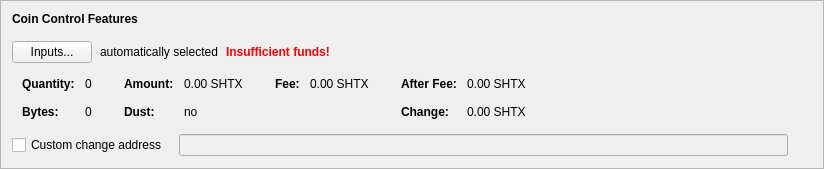
      <widget class="QFrame" name="frameCoinControl">
       <property name="sizePolicy">
        <sizepolicy hsizetype="Preferred" vsizetype="Fixed">
         <horstretch>0</horstretch>
         <verstretch>0</verstretch>
        </sizepolicy>
       </property>
       <property name="frameShape">
        <enum>QFrame::StyledPanel</enum>
       </property>
       <property name="frameShadow">
        <enum>QFrame::Raised</enum>
       </property>
       <layout class="QVBoxLayout" name="verticalLayout_4">
        <item>
         <layout class="QVBoxLayout" name="verticalLayoutCoinControl" stretch="0,0,0,0,0">
          <property name="spacing">
           <number>0</number>
          </property>
          <property name="sizeConstraint">
           <enum>QLayout::SetDefaultConstraint</enum>
          </property>
          <property name="leftMargin">
           <number>0</number>
          </property>
          <property name="topMargin">
           <number>0</number>
          </property>
          <item>
           <layout class="QHBoxLayout" name="horizontalLayoutCoinControl1">
            <property name="bottomMargin">
             <number>15</number>
            </property>
            <item>
             <widget class="QLabel" name="labelCoinControlFeatures">
              <property name="sizePolicy">
               <sizepolicy hsizetype="Preferred" vsizetype="Maximum">
                <horstretch>0</horstretch>
                <verstretch>0</verstretch>
               </sizepolicy>
              </property>
              <property name="font">
               <font>
                <weight>75</weight>
                <bold>true</bold>
               </font>
              </property>
              <property name="styleSheet">
               <string notr="true">font-weight:bold;</string>
              </property>
              <property name="text">
               <string>Coin Control Features</string>
              </property>
             </widget>
            </item>
           </layout>
          </item>
          <item>
           <layout class="QHBoxLayout" name="horizontalLayoutCoinControl2" stretch="0,0,0,0">
            <property name="spacing">
             <number>8</number>
            </property>
            <property name="bottomMargin">
             <number>10</number>
            </property>
            <item>
             <widget class="QPushButton" name="pushButtonCoinControl">
              <property name="styleSheet">
               <string notr="true"/>
              </property>
              <property name="text">
               <string>Inputs...</string>
              </property>
              <property name="autoDefault">
               <bool>false</bool>
              </property>
             </widget>
            </item>
            <item>
             <widget class="QLabel" name="labelCoinControlAutomaticallySelected">
              <property name="text">
               <string>automatically selected</string>
              </property>
              <property name="margin">
               <number>5</number>
              </property>
             </widget>
            </item>
            <item>
             <widget class="QLabel" name="labelCoinControlInsuffFunds">
              <property name="font">
               <font>
                <weight>75</weight>
                <bold>true</bold>
               </font>
              </property>
              <property name="styleSheet">
               <string notr="true">color:red;font-weight:bold;</string>
              </property>
              <property name="text">
               <string>Insufficient funds!</string>
              </property>
              <property name="margin">
               <number>5</number>
              </property>
             </widget>
            </item>
            <item>
             <spacer name="horizontalSpacerCoinControl">
              <property name="orientation">
               <enum>Qt::Horizontal</enum>
              </property>
              <property name="sizeHint" stdset="0">
               <size>
                <width>40</width>
                <height>1</height>
               </size>
              </property>
             </spacer>
            </item>
           </layout>
          </item>
          <item>
           <widget class="QWidget" name="widgetCoinControl" native="true">
            <property name="sizePolicy">
             <sizepolicy hsizetype="Preferred" vsizetype="Preferred">
              <horstretch>0</horstretch>
              <verstretch>0</verstretch>
             </sizepolicy>
            </property>
            <property name="minimumSize">
             <size>
              <width>0</width>
              <height>0</height>
             </size>
            </property>
            <property name="styleSheet">
             <string notr="true"/>
            </property>
            <layout class="QHBoxLayout" name="horizontalLayoutCoinControl5">
             <property name="leftMargin">
              <number>0</number>
             </property>
             <property name="topMargin">
              <number>0</number>
             </property>
             <property name="rightMargin">
              <number>0</number>
             </property>
             <property name="bottomMargin">
              <number>0</number>
             </property>
             <item>
              <layout class="QHBoxLayout" name="horizontalLayoutCoinControl3" stretch="0,0,0,1">
               <property name="spacing">
                <number>20</number>
               </property>
               <property name="topMargin">
                <number>0</number>
               </property>
               <property name="bottomMargin">
                <number>10</number>
               </property>
               <item>
                <layout class="QFormLayout" name="formLayoutCoinControl1">
                 <property name="horizontalSpacing">
                  <number>10</number>
                 </property>
                 <property name="verticalSpacing">
                  <number>14</number>
                 </property>
                 <property name="leftMargin">
                  <number>10</number>
                 </property>
                 <property name="topMargin">
                  <number>4</number>
                 </property>
                 <property name="rightMargin">
                  <number>6</number>
                 </property>
                 <item row="0" column="0">
                  <widget class="QLabel" name="labelCoinControlQuantityText">
                   <property name="font">
                    <font>
                     <weight>75</weight>
                     <bold>true</bold>
                    </font>
                   </property>
                   <property name="text">
                    <string>Quantity:</string>
                   </property>
                   <property name="margin">
                    <number>0</number>
                   </property>
                  </widget>
                 </item>
                 <item row="0" column="1">
                  <widget class="QLabel" name="labelCoinControlQuantity">
                   <property name="cursor">
                    <cursorShape>IBeamCursor</cursorShape>
                   </property>
                   <property name="contextMenuPolicy">
                    <enum>Qt::ActionsContextMenu</enum>
                   </property>
                   <property name="text">
                    <string notr="true">0</string>
                   </property>
                   <property name="margin">
                    <number>0</number>
                   </property>
                   <property name="textInteractionFlags">
                    <set>Qt::LinksAccessibleByMouse|Qt::TextSelectableByKeyboard|Qt::TextSelectableByMouse</set>
                   </property>
                  </widget>
                 </item>
                 <item row="1" column="0">
                  <widget class="QLabel" name="labelCoinControlBytesText">
                   <property name="font">
                    <font>
                     <weight>75</weight>
                     <bold>true</bold>
                    </font>
                   </property>
                   <property name="text">
                    <string>Bytes:</string>
                   </property>
                  </widget>
                 </item>
                 <item row="1" column="1">
                  <widget class="QLabel" name="labelCoinControlBytes">
                   <property name="cursor">
                    <cursorShape>IBeamCursor</cursorShape>
                   </property>
                   <property name="contextMenuPolicy">
                    <enum>Qt::ActionsContextMenu</enum>
                   </property>
                   <property name="text">
                    <string notr="true">0</string>
                   </property>
                   <property name="textInteractionFlags">
                    <set>Qt::LinksAccessibleByMouse|Qt::TextSelectableByKeyboard|Qt::TextSelectableByMouse</set>
                   </property>
                  </widget>
                 </item>
                </layout>
               </item>
               <item>
                <layout class="QFormLayout" name="formLayoutCoinControl2">
                 <property name="horizontalSpacing">
                  <number>10</number>
                 </property>
                 <property name="verticalSpacing">
                  <number>14</number>
                 </property>
                 <property name="leftMargin">
                  <number>6</number>
                 </property>
                 <property name="topMargin">
                  <number>4</number>
                 </property>
                 <property name="rightMargin">
                  <number>6</number>
                 </property>
                 <item row="0" column="0">
                  <widget class="QLabel" name="labelCoinControlAmountText">
                   <property name="font">
                    <font>
                     <weight>75</weight>
                     <bold>true</bold>
                    </font>
                   </property>
                   <property name="text">
                    <string>Amount:</string>
                   </property>
                   <property name="margin">
                    <number>0</number>
                   </property>
                  </widget>
                 </item>
                 <item row="0" column="1">
                  <widget class="QLabel" name="labelCoinControlAmount">
                   <property name="cursor">
                    <cursorShape>IBeamCursor</cursorShape>
                   </property>
                   <property name="contextMenuPolicy">
                    <enum>Qt::ActionsContextMenu</enum>
                   </property>
                   <property name="text">
                    <string notr="true">0.00 SHTX</string>
                   </property>
                   <property name="textInteractionFlags">
                    <set>Qt::LinksAccessibleByMouse|Qt::TextSelectableByKeyboard|Qt::TextSelectableByMouse</set>
                   </property>
                  </widget>
                 </item>
                 <item row="1" column="0">
                  <widget class="QLabel" name="labelCoinControlLowOutputText">
                   <property name="font">
                    <font>
                     <weight>75</weight>
                     <bold>true</bold>
                    </font>
                   </property>
                   <property name="text">
                    <string>Dust:</string>
                   </property>
                  </widget>
                 </item>
                 <item row="1" column="1">
                  <widget class="QLabel" name="labelCoinControlLowOutput">
                   <property name="cursor">
                    <cursorShape>IBeamCursor</cursorShape>
                   </property>
                   <property name="contextMenuPolicy">
                    <enum>Qt::ActionsContextMenu</enum>
                   </property>
                   <property name="text">
                    <string notr="true">no</string>
                   </property>
                   <property name="textInteractionFlags">
                    <set>Qt::LinksAccessibleByMouse|Qt::TextSelectableByKeyboard|Qt::TextSelectableByMouse</set>
                   </property>
                  </widget>
                 </item>
                </layout>
               </item>
               <item>
                <layout class="QFormLayout" name="formLayoutCoinControl3">
                 <property name="horizontalSpacing">
                  <number>10</number>
                 </property>
                 <property name="verticalSpacing">
                  <number>14</number>
                 </property>
                 <property name="leftMargin">
                  <number>6</number>
                 </property>
                 <property name="topMargin">
                  <number>4</number>
                 </property>
                 <property name="rightMargin">
                  <number>6</number>
                 </property>
                 <item row="0" column="0">
                  <widget class="QLabel" name="labelCoinControlFeeText">
                   <property name="font">
                    <font>
                     <weight>75</weight>
                     <bold>true</bold>
                    </font>
                   </property>
                   <property name="text">
                    <string>Fee:</string>
                   </property>
                   <property name="margin">
                    <number>0</number>
                   </property>
                  </widget>
                 </item>
                 <item row="0" column="1">
                  <widget class="QLabel" name="labelCoinControlFee">
                   <property name="cursor">
                    <cursorShape>IBeamCursor</cursorShape>
                   </property>
                   <property name="contextMenuPolicy">
                    <enum>Qt::ActionsContextMenu</enum>
                   </property>
                   <property name="text">
                    <string notr="true">0.00 SHTX</string>
                   </property>
                   <property name="textInteractionFlags">
                    <set>Qt::LinksAccessibleByMouse|Qt::TextSelectableByKeyboard|Qt::TextSelectableByMouse</set>
                   </property>
                  </widget>
                 </item>
                </layout>
               </item>
               <item>
                <layout class="QFormLayout" name="formLayoutCoinControl4">
                 <property name="horizontalSpacing">
                  <number>10</number>
                 </property>
                 <property name="verticalSpacing">
                  <number>14</number>
                 </property>
                 <property name="leftMargin">
                  <number>6</number>
                 </property>
                 <property name="topMargin">
                  <number>4</number>
                 </property>
                 <property name="rightMargin">
                  <number>6</number>
                 </property>
                 <item row="0" column="0">
                  <widget class="QLabel" name="labelCoinControlAfterFeeText">
                   <property name="font">
                    <font>
                     <weight>75</weight>
                     <bold>true</bold>
                    </font>
                   </property>
                   <property name="text">
                    <string>After Fee:</string>
                   </property>
                   <property name="margin">
                    <number>0</number>
                   </property>
                  </widget>
                 </item>
                 <item row="0" column="1">
                  <widget class="QLabel" name="labelCoinControlAfterFee">
                   <property name="cursor">
                    <cursorShape>IBeamCursor</cursorShape>
                   </property>
                   <property name="contextMenuPolicy">
                    <enum>Qt::ActionsContextMenu</enum>
                   </property>
                   <property name="text">
                    <string notr="true">0.00 SHTX</string>
                   </property>
                   <property name="textInteractionFlags">
                    <set>Qt::LinksAccessibleByMouse|Qt::TextSelectableByKeyboard|Qt::TextSelectableByMouse</set>
                   </property>
                  </widget>
                 </item>
                 <item row="1" column="0">
                  <widget class="QLabel" name="labelCoinControlChangeText">
                   <property name="font">
                    <font>
                     <weight>75</weight>
                     <bold>true</bold>
                    </font>
                   </property>
                   <property name="text">
                    <string>Change:</string>
                   </property>
                  </widget>
                 </item>
                 <item row="1" column="1">
                  <widget class="QLabel" name="labelCoinControlChange">
                   <property name="cursor">
                    <cursorShape>IBeamCursor</cursorShape>
                   </property>
                   <property name="contextMenuPolicy">
                    <enum>Qt::ActionsContextMenu</enum>
                   </property>
                   <property name="text">
                    <string notr="true">0.00 SHTX</string>
                   </property>
                   <property name="textInteractionFlags">
                    <set>Qt::LinksAccessibleByMouse|Qt::TextSelectableByKeyboard|Qt::TextSelectableByMouse</set>
                   </property>
                  </widget>
                 </item>
                </layout>
               </item>
              </layout>
             </item>
            </layout>
           </widget>
          </item>
          <item>
           <layout class="QHBoxLayout" name="horizontalLayoutCoinControl4" stretch="0,0,0">
            <property name="spacing">
             <number>12</number>
            </property>
            <property name="sizeConstraint">
             <enum>QLayout::SetDefaultConstraint</enum>
            </property>
            <property name="topMargin">
             <number>5</number>
            </property>
            <property name="rightMargin">
             <number>5</number>
            </property>
            <item>
             <widget class="QCheckBox" name="checkBoxCoinControlChange">
              <property name="toolTip">
               <string>If this is activated, but the change address is empty or invalid, change will be sent to a newly generated address.</string>
              </property>
              <property name="text">
               <string>Custom change address</string>
              </property>
             </widget>
            </item>
            <item>
             <widget class="QValidatedLineEdit" name="lineEditCoinControlChange">
              <property name="enabled">
               <bool>false</bool>
              </property>
              <property name="sizePolicy">
               <sizepolicy hsizetype="Expanding" vsizetype="Fixed">
                <horstretch>0</horstretch>
                <verstretch>0</verstretch>
               </sizepolicy>
              </property>
             </widget>
            </item>
            <item>
             <widget class="QLabel" name="labelCoinControlChangeLabel">
              <property name="sizePolicy">
               <sizepolicy hsizetype="Preferred" vsizetype="Expanding">
                <horstretch>0</horstretch>
                <verstretch>0</verstretch>
               </sizepolicy>
              </property>
              <property name="minimumSize">
               <size>
                <width>0</width>
                <height>0</height>
               </size>
              </property>
              <property name="text">
               <string/>
              </property>
              <property name="margin">
               <number>3</number>
              </property>
             </widget>
            </item>
           </layout>
          </item>
          <item>
           <spacer name="verticalSpacerCoinControl">
            <property name="orientation">
             <enum>Qt::Vertical</enum>
            </property>
            <property name="sizeType">
             <enum>QSizePolicy::Expanding</enum>
            </property>
            <property name="sizeHint" stdset="0">
             <size>
              <width>800</width>
              <height>1</height>
             </size>
            </property>
           </spacer>
          </item>
         </layout>
        </item>
       </layout>
      </widget>
